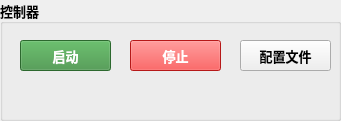
   <widget class="QGroupBox" name="groupBox_11">
    <property name="geometry">
     <rect>
      <x>1520</x>
      <y>30</y>
      <width>341</width>
      <height>121</height>
     </rect>
    </property>
    <property name="font">
     <font>
      <family>微软雅黑</family>
      <pointsize>10</pointsize>
      <weight>75</weight>
      <bold>true</bold>
     </font>
    </property>
    <property name="title">
     <string>控制器</string>
    </property>
    <widget class="QPushButton" name="pushButton">
     <property name="geometry">
      <rect>
       <x>20</x>
       <y>40</y>
       <width>91</width>
       <height>31</height>
      </rect>
     </property>
     <property name="font">
      <font>
       <family>微软雅黑</family>
       <pointsize>10</pointsize>
       <weight>75</weight>
       <bold>true</bold>
      </font>
     </property>
     <property name="styleSheet">
      <string notr="true">background-color:#3D9140;color:#ffffff</string>
     </property>
     <property name="text">
      <string>启动</string>
     </property>
    </widget>
    <widget class="QPushButton" name="pushButton_2">
     <property name="geometry">
      <rect>
       <x>130</x>
       <y>40</y>
       <width>91</width>
       <height>31</height>
      </rect>
     </property>
     <property name="styleSheet">
      <string notr="true">background-color:#ff2121;color:#ffffff</string>
     </property>
     <property name="text">
      <string>停止</string>
     </property>
    </widget>
    <widget class="QPushButton" name="pushButton_3">
     <property name="geometry">
      <rect>
       <x>240</x>
       <y>40</y>
       <width>91</width>
       <height>31</height>
      </rect>
     </property>
     <property name="text">
      <string>配置文件</string>
     </property>
    </widget>
   </widget>
